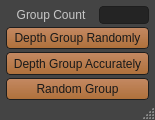
<?xml version="1.0" encoding="UTF-8"?>
<ui version="4.0">
 <class>ldmt_customGrouper</class>
 <widget class="QMainWindow" name="ldmt_customGrouper">
  <property name="geometry">
   <rect>
    <x>0</x>
    <y>0</y>
    <width>155</width>
    <height>120</height>
   </rect>
  </property>
  <property name="minimumSize">
   <size>
    <width>155</width>
    <height>120</height>
   </size>
  </property>
  <property name="maximumSize">
   <size>
    <width>155</width>
    <height>120</height>
   </size>
  </property>
  <property name="windowTitle">
   <string>Custom Grouper</string>
  </property>
  <property name="styleSheet">
   <string notr="true">QMainWindow{
background-color: rgb(68,68,68);
}
QWidget#centralwidget{
background-color: rgb(68,68,68);
}
QPushButton{ 
border:1px solid rgb(30,30,30);
border-radius:4px;
background-color: qlineargradient(spread:pad, x1:1, y1:1, x2:1, y2:0, stop:0 rgba(189, 118, 57, 225), stop:1 rgba(235, 158, 108, 195));
color:rgb(25,25,25);}
QPushButton:hover{ 
 border:1px solid rgb(30,30,30);
background-color: qlineargradient(spread:pad, x1:1, y1:1, x2:1, y2:0, stop:0 rgba(189, 118, 57, 225), stop:1 rgba(255, 178, 128, 195));
color:rgb(25,25,25);}
QPushButton:pressed{ 
 border:1px solid rgb(30,30,30);
background-color: qlineargradient(spread:pad, x1:1, y1:1, x2:1, y2:0, stop:0 rgba(235, 158, 108, 195), stop:1 rgba( 189, 118, 57, 225));
color:rgb(25,25,25);}

QRadioButton{
color:rgb(175,175,175);
}
QCheckBox{
color:rgb(175,175,175);
}

QStatusBar QLabel {
    border: 3px solid white;
}

QStatusBar {
    color: rgb(175,175,175);
}

QStatusBar::item {
    border: 1px solid red;
    border-radius: 3px;
}</string>
  </property>
  <widget class="QWidget" name="centralwidget">
   <property name="minimumSize">
    <size>
     <width>150</width>
     <height>100</height>
    </size>
   </property>
   <property name="maximumSize">
    <size>
     <width>155</width>
     <height>100</height>
    </size>
   </property>
   <layout class="QGridLayout" name="gridLayout">
    <property name="leftMargin">
     <number>6</number>
    </property>
    <property name="topMargin">
     <number>6</number>
    </property>
    <property name="rightMargin">
     <number>6</number>
    </property>
    <property name="bottomMargin">
     <number>0</number>
    </property>
    <property name="spacing">
     <number>3</number>
    </property>
    <item row="3" column="0" colspan="2">
     <widget class="QPushButton" name="btn_depthGroupA">
      <property name="sizePolicy">
       <sizepolicy hsizetype="Preferred" vsizetype="Preferred">
        <horstretch>0</horstretch>
        <verstretch>0</verstretch>
       </sizepolicy>
      </property>
      <property name="minimumSize">
       <size>
        <width>0</width>
        <height>20</height>
       </size>
      </property>
      <property name="maximumSize">
       <size>
        <width>16777215</width>
        <height>24</height>
       </size>
      </property>
      <property name="font">
       <font>
        <family>Segoe UI</family>
       </font>
      </property>
      <property name="cursor">
       <cursorShape>PointingHandCursor</cursorShape>
      </property>
      <property name="statusTip">
       <string>Group by Z value accurately.</string>
      </property>
      <property name="styleSheet">
       <string notr="true">QPushButton{ 
border:1px solid rgb(30,30,30);
border-radius:4px;
background-color: qlineargradient(spread:pad, x1:1, y1:1, x2:1, y2:0, stop:0 rgba(189, 118, 57, 225), stop:1 rgba(235, 158, 108, 195));
color:rgb(25,25,25);}
QPushButton:hover{ 
 border:1px solid rgb(30,30,30);
background-color: qlineargradient(spread:pad, x1:1, y1:1, x2:1, y2:0, stop:0 rgba(189, 118, 57, 225), stop:1 rgba(255, 178, 128, 195));
color:rgb(25,25,25);}
QPushButton:pressed{ 
 border:1px solid rgb(30,30,30);
background-color: qlineargradient(spread:pad, x1:1, y1:1, x2:1, y2:0, stop:0 rgba(235, 158, 108, 195), stop:1 rgba( 189, 118, 57, 225));
color:rgb(25,25,25);}
</string>
      </property>
      <property name="text">
       <string>Depth Group Accurately</string>
      </property>
     </widget>
    </item>
    <item row="0" column="0">
     <widget class="QLabel" name="label">
      <property name="statusTip">
       <string>Input group count.</string>
      </property>
      <property name="layoutDirection">
       <enum>Qt::LeftToRight</enum>
      </property>
      <property name="styleSheet">
       <string notr="true">color:rgb(200,200,200);</string>
      </property>
      <property name="text">
       <string>Group Count</string>
      </property>
      <property name="alignment">
       <set>Qt::AlignCenter</set>
      </property>
     </widget>
    </item>
    <item row="0" column="1">
     <widget class="QLineEdit" name="text_groupCount">
      <property name="maximumSize">
       <size>
        <width>50</width>
        <height>16777215</height>
       </size>
      </property>
      <property name="statusTip">
       <string>Input group count.</string>
      </property>
      <property name="styleSheet">
       <string notr="true">border-radius: 4px;
border:1px solid rgb(30,30,30);
background-color: rgb(30,30,30, 215);
color:rgb(175,175,175);</string>
      </property>
     </widget>
    </item>
    <item row="4" column="0" colspan="2">
     <widget class="QPushButton" name="btn_randomGroup">
      <property name="sizePolicy">
       <sizepolicy hsizetype="Preferred" vsizetype="Preferred">
        <horstretch>0</horstretch>
        <verstretch>0</verstretch>
       </sizepolicy>
      </property>
      <property name="minimumSize">
       <size>
        <width>0</width>
        <height>20</height>
       </size>
      </property>
      <property name="maximumSize">
       <size>
        <width>16777215</width>
        <height>24</height>
       </size>
      </property>
      <property name="font">
       <font>
        <family>Segoe UI</family>
       </font>
      </property>
      <property name="cursor">
       <cursorShape>PointingHandCursor</cursorShape>
      </property>
      <property name="statusTip">
       <string>Randomly Group.</string>
      </property>
      <property name="styleSheet">
       <string notr="true">QPushButton{ 
border:1px solid rgb(30,30,30);
border-radius:4px;
background-color: qlineargradient(spread:pad, x1:1, y1:1, x2:1, y2:0, stop:0 rgba(189, 118, 57, 225), stop:1 rgba(235, 158, 108, 195));
color:rgb(25,25,25);}
QPushButton:hover{ 
 border:1px solid rgb(30,30,30);
background-color: qlineargradient(spread:pad, x1:1, y1:1, x2:1, y2:0, stop:0 rgba(189, 118, 57, 225), stop:1 rgba(255, 178, 128, 195));
color:rgb(25,25,25);}
QPushButton:pressed{ 
 border:1px solid rgb(30,30,30);
background-color: qlineargradient(spread:pad, x1:1, y1:1, x2:1, y2:0, stop:0 rgba(235, 158, 108, 195), stop:1 rgba( 189, 118, 57, 225));
color:rgb(25,25,25);}
</string>
      </property>
      <property name="text">
       <string>Random Group</string>
      </property>
     </widget>
    </item>
    <item row="2" column="0" colspan="2">
     <widget class="QPushButton" name="btn_depthGroupR">
      <property name="sizePolicy">
       <sizepolicy hsizetype="Preferred" vsizetype="Preferred">
        <horstretch>0</horstretch>
        <verstretch>0</verstretch>
       </sizepolicy>
      </property>
      <property name="minimumSize">
       <size>
        <width>0</width>
        <height>20</height>
       </size>
      </property>
      <property name="maximumSize">
       <size>
        <width>16777215</width>
        <height>24</height>
       </size>
      </property>
      <property name="font">
       <font>
        <family>Segoe UI</family>
       </font>
      </property>
      <property name="cursor">
       <cursorShape>PointingHandCursor</cursorShape>
      </property>
      <property name="statusTip">
       <string>Group by Z value randomly.</string>
      </property>
      <property name="styleSheet">
       <string notr="true">QPushButton{ 
border:1px solid rgb(30,30,30);
border-radius:4px;
background-color: qlineargradient(spread:pad, x1:1, y1:1, x2:1, y2:0, stop:0 rgba(189, 118, 57, 225), stop:1 rgba(235, 158, 108, 195));
color:rgb(25,25,25);}
QPushButton:hover{ 
 border:1px solid rgb(30,30,30);
background-color: qlineargradient(spread:pad, x1:1, y1:1, x2:1, y2:0, stop:0 rgba(189, 118, 57, 225), stop:1 rgba(255, 178, 128, 195));
color:rgb(25,25,25);}
QPushButton:pressed{ 
 border:1px solid rgb(30,30,30);
background-color: qlineargradient(spread:pad, x1:1, y1:1, x2:1, y2:0, stop:0 rgba(235, 158, 108, 195), stop:1 rgba( 189, 118, 57, 225));
color:rgb(25,25,25);}
</string>
      </property>
      <property name="text">
       <string>Depth Group Randomly</string>
      </property>
     </widget>
    </item>
   </layout>
  </widget>
  <widget class="QStatusBar" name="statusbar">
   <property name="statusTip">
    <string/>
   </property>
  </widget>
 </widget>
 <resources/>
 <connections/>
</ui>
